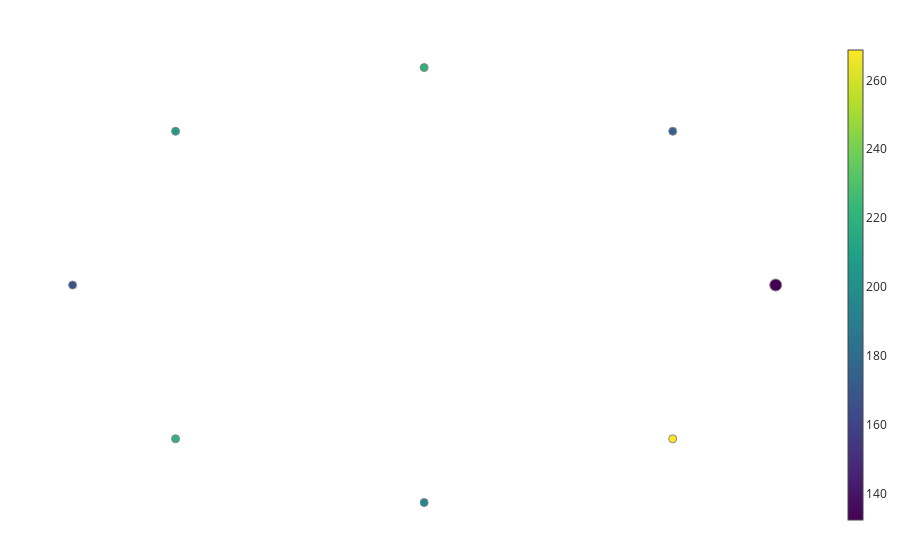

Notebook code cell kept with this figure:
### Code cell
import gtda.mapper as map
import sklearn.cluster as cluster


filter_func = l1_norm_trans
cover = map.OneDimensionalCover(kind='uniform', n_intervals=1, overlap_frac=0.35)
clusterer = cluster.DBSCAN()

pipe = map.make_mapper_pipeline(
    filter_func=filter_func,
    cover=cover,
    clusterer=clusterer,
    verbose=False,
    n_jobs=1,
)

fig = map.plot_static_mapper_graph(pipe, df_codes_array)
fig.show(config={'scrollZoom': True})
g = pipe.fit_transform(df_codes_array)

### Figure 1 — Plotly figure (JSON) as saved in the notebook; plotly's stock layout.template omitted (floating-point values rounded to 4 significant figures)
{"data": [{"hoverinfo": "none", "line": {"color": "#888", "width": 1}, "mode": "lines", "name": "edge_trace", "type": "scatter", "uid": "0d7518a7-c854-4e37-92d4-8fb4fd6cece3", "x": [], "y": []}, {"hoverinfo": "text", "hovertext": ["Node ID: 0<br>Pullback set label: 0<br>Partial cluster label: -1<br>Node size: 213<br>Summary statistic: 132.0", "Node ID: 1<br>Pullback set label: 0<br>Partial cluster label: 0<br>Node size: 5<br>Summary statistic: 174.0", "Node ID: 2<br>Pullback set label: 0<br>Partial cluster label: 1<br>Node size: 45<br>Summary statistic: 219.0", "Node ID: 3<br>Pullback set label: 0<br>Partial cluster label: 2<br>Node size: 6<br>Summary statistic: 206.0", "Node ID: 4<br>Pullback set label: 0<br>Partial cluster label: 3<br>Node size: 5<br>Summary statistic: 166.0", "Node ID: 5<br>Pullback set label: 0<br>Partial cluster label: 4<br>Node size: 26<br>Summary statistic: 220.0", "Node ID: 6<br>Pullback set label: 0<br>Partial cluster label: 5<br>Node size: 8<br>Summary statistic: 195.0", "Node ID: 7<br>Pullback set label: 0<br>Partial cluster label: 6<br>Node size: 20<br>Summary statistic: 269.0"], "marker": {"color": [132.3, 173.6, 219.1, 206.5, 166.4, 219.8, 195.2, 268.8], "colorbar": {"thickness": 15, "title": {"side": "right", "text": ""}, "xanchor": "left"}, "colorscale": [[0, "#440154"], [0.1111, "#482878"], [0.2222, "#3e4989"], [0.3333, "#31688e"], [0.4444, "#26828e"], [0.5556, "#1f9e89"], [0.6667, "#35b779"], [0.7778, "#6ece58"], [0.8889, "#b5de2b"], [1, "#fde725"]], "line": {"color": "#888", "width": 1}, "opacity": 1, "reversescale": false, "showscale": true, "size": [213, 5, 45, 6, 5, 26, 8, 20], "sizemin": 4, "sizemode": "area", "sizeref": 2.958}, "mode": "markers", "name": "node_trace", "type": "scatter", "uid": "91eaafd9-df0b-461f-bc97-a03c6a51a92e", "x": [1, 0.7071, 6.123e-17, -0.7071, -1, -0.7071, -1.837e-16, 0.7071], "y": [0, 0.7071, 1, 0.7071, 1.225e-16, -0.7071, -1, -0.7071]}], "layout": {"autosize": false, "hovermode": "closest", "margin": {"b": 20, "l": 5, "r": 5, "t": 40}, "showlegend": false, "title": {"text": ""}, "xaxis": {"showgrid": false, "showline": false, "showticklabels": false, "ticks": "", "title": {"text": ""}, "zeroline": false}, "yaxis": {"showgrid": false, "showline": false, "showticklabels": false, "ticks": "", "title": {"text": ""}, "zeroline": false}}}
